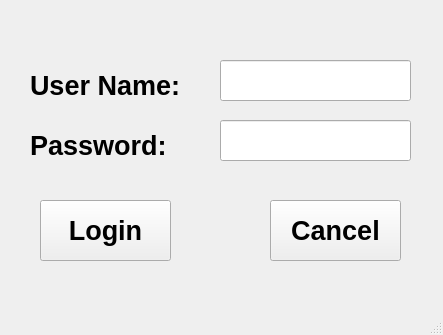
<?xml version="1.0" encoding="UTF-8"?>
<ui version="4.0">
 <class>MainWindow</class>
 <widget class="QMainWindow" name="MainWindow">
  <property name="geometry">
   <rect>
    <x>0</x>
    <y>0</y>
    <width>443</width>
    <height>335</height>
   </rect>
  </property>
  <property name="windowTitle">
   <string>MainWindow</string>
  </property>
  <widget class="QWidget" name="centralwidget">
   <widget class="QLabel" name="label">
    <property name="geometry">
     <rect>
      <x>30</x>
      <y>50</y>
      <width>231</width>
      <height>71</height>
     </rect>
    </property>
    <property name="font">
     <font>
      <pointsize>20</pointsize>
      <bold>true</bold>
     </font>
    </property>
    <property name="text">
     <string>User Name:</string>
    </property>
   </widget>
   <widget class="QLabel" name="label_2">
    <property name="geometry">
     <rect>
      <x>30</x>
      <y>110</y>
      <width>231</width>
      <height>71</height>
     </rect>
    </property>
    <property name="font">
     <font>
      <pointsize>20</pointsize>
      <bold>true</bold>
     </font>
    </property>
    <property name="text">
     <string>Password:</string>
    </property>
   </widget>
   <widget class="QLineEdit" name="lineEdit_User_Name">
    <property name="geometry">
     <rect>
      <x>220</x>
      <y>60</y>
      <width>191</width>
      <height>41</height>
     </rect>
    </property>
    <property name="font">
     <font>
      <pointsize>15</pointsize>
      <bold>true</bold>
     </font>
    </property>
   </widget>
   <widget class="QLineEdit" name="lineEdit_Password">
    <property name="geometry">
     <rect>
      <x>220</x>
      <y>120</y>
      <width>191</width>
      <height>41</height>
     </rect>
    </property>
    <property name="font">
     <font>
      <pointsize>15</pointsize>
      <bold>true</bold>
     </font>
    </property>
    <property name="echoMode">
     <enum>QLineEdit::Password</enum>
    </property>
   </widget>
   <widget class="QPushButton" name="pushButton_Login">
    <property name="geometry">
     <rect>
      <x>40</x>
      <y>200</y>
      <width>131</width>
      <height>61</height>
     </rect>
    </property>
    <property name="font">
     <font>
      <pointsize>20</pointsize>
      <bold>true</bold>
     </font>
    </property>
    <property name="text">
     <string>Login</string>
    </property>
   </widget>
   <widget class="QPushButton" name="pushButton_Cancel">
    <property name="geometry">
     <rect>
      <x>270</x>
      <y>200</y>
      <width>131</width>
      <height>61</height>
     </rect>
    </property>
    <property name="font">
     <font>
      <pointsize>20</pointsize>
      <bold>true</bold>
     </font>
    </property>
    <property name="text">
     <string>Cancel</string>
    </property>
   </widget>
  </widget>
  <widget class="QMenuBar" name="menubar">
   <property name="geometry">
    <rect>
     <x>0</x>
     <y>0</y>
     <width>443</width>
     <height>25</height>
    </rect>
   </property>
  </widget>
  <widget class="QStatusBar" name="statusbar"/>
 </widget>
 <resources/>
 <connections/>
</ui>
